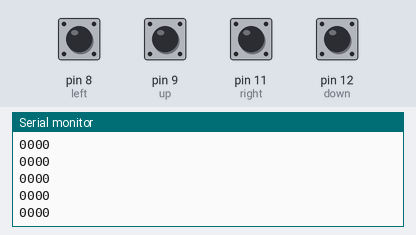
This sketch was run on a simulated Arduino Uno, built with avr-gcc and run on an emulated ATmega328P. Parts: the last lines printed to the serial monitor. Inputs (shaded band) come from the test bench; at power-on: pin 8 (left), pin 9 (up), pin 11 (right), pin 12 (down) LOW. No radio packets arrive unless stated.

Above: at 1.2 s.
1.3 s: pin 8 (left) pulled HIGH for 0.15 s
At 1.64 s:
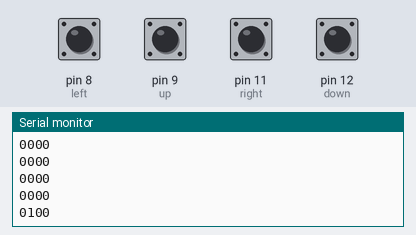
2.9 s: pin 9 (up) pulled HIGH for 0.15 s
At 3.2 s:
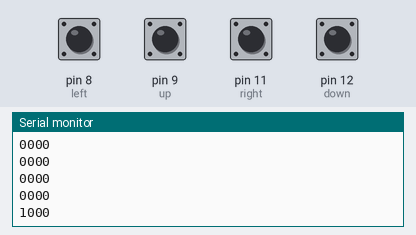
4.5 s: pin 11 (right) pulled HIGH for 0.15 s
At 4.76 s:
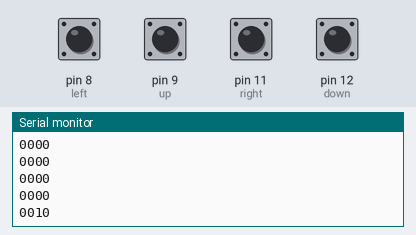
6.1 s: pin 12 (down) pulled HIGH for 1 s
At 6.52 s:
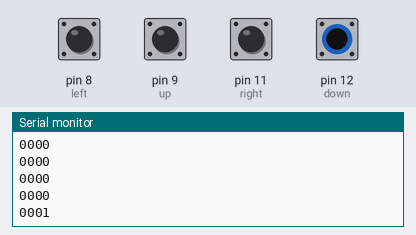
Timing chart, 0 to 9.1 s (numbered marks = the images above; inputs shaded):
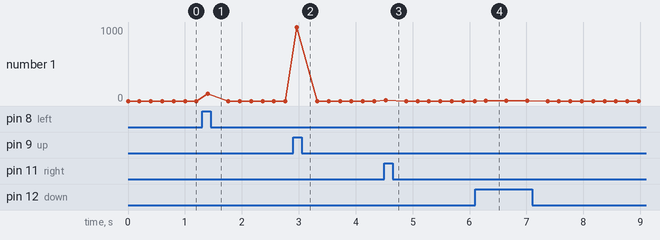

The sketch:

tx.ino
```cpp
#include <VirtualWire.h>
const int up = 9;
const int left = 8;
const int right = 11;
const int down = 12;

char *data;

void setup()
{
  Serial.begin(9600);
  pinMode(up,INPUT);
  pinMode(left,INPUT);
  pinMode(right,INPUT);
  pinMode(down,INPUT);

  vw_set_ptt_inverted(true);
  vw_set_tx_pin(2);
  vw_setup(2000);
}

void loop()
{
  Serial.print(digitalRead(up));
  Serial.print(digitalRead(left));
  Serial.print(digitalRead(right));
  Serial.println(digitalRead(down));

  if(digitalRead(up)==1)
  {
  data="1";
  vw_send((uint8_t *)data, strlen(data));
  vw_wait_tx();

  delay(100);
  }
  else if(digitalRead(left)==1)
  {
  data="2";
  vw_send((uint8_t *)data, strlen(data));
  vw_wait_tx();

  delay(100);
  }
  else if(digitalRead(right)==1)
  {
  data="3";
  vw_send((uint8_t *)data, strlen(data));
  vw_wait_tx();

  delay(100);
  }
  else if(digitalRead(down)==1)
  {
  data="4";
  vw_send((uint8_t *)data, strlen(data));
  vw_wait_tx();

  delay(100);
  }


  delay(200);
}
```

Measured:
- after the input at 1.3 s, the serial monitor: prints a new line after 0.10 s (image 1)
- after the input at 2.9 s, the serial monitor: prints a new line after 0.06 s (image 2)
- after the input at 4.5 s, the serial monitor: prints a new line at once (image 3)
- after the input at 6.1 s, the serial monitor: prints a new line after 0.19 s (image 4)
